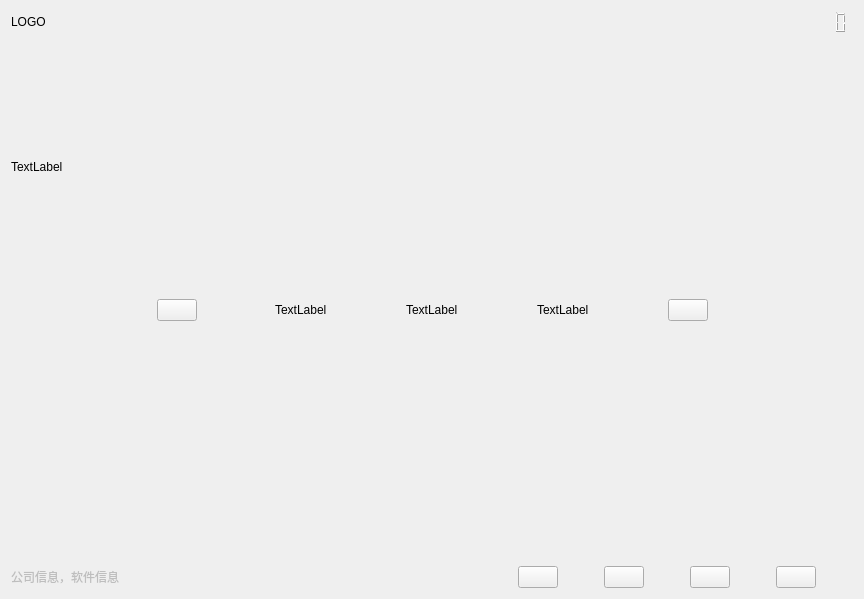
<?xml version="1.0" encoding="UTF-8"?>
<ui version="4.0">
 <class>LoginWidget</class>
 <widget class="QWidget" name="LoginWidget">
  <property name="geometry">
   <rect>
    <x>0</x>
    <y>0</y>
    <width>864</width>
    <height>599</height>
   </rect>
  </property>
  <property name="windowTitle">
   <string>LoginWidget</string>
  </property>
  <layout class="QGridLayout" name="gridLayout">
   <item row="4" column="0">
    <layout class="QHBoxLayout" name="horizontalLayout_2">
     <item>
      <spacer name="horizontalSpacer_5">
       <property name="orientation">
        <enum>Qt::Horizontal</enum>
       </property>
       <property name="sizeHint" stdset="0">
        <size>
         <width>40</width>
         <height>20</height>
        </size>
       </property>
      </spacer>
     </item>
     <item>
      <spacer name="horizontalSpacer_11">
       <property name="orientation">
        <enum>Qt::Horizontal</enum>
       </property>
       <property name="sizeHint" stdset="0">
        <size>
         <width>40</width>
         <height>20</height>
        </size>
       </property>
      </spacer>
     </item>
     <item>
      <widget class="QPushButton" name="LeftpushButton">
       <property name="text">
        <string/>
       </property>
      </widget>
     </item>
     <item>
      <spacer name="horizontalSpacer_7">
       <property name="orientation">
        <enum>Qt::Horizontal</enum>
       </property>
       <property name="sizeHint" stdset="0">
        <size>
         <width>40</width>
         <height>20</height>
        </size>
       </property>
      </spacer>
     </item>
     <item>
      <widget class="QLabel" name="label">
       <property name="text">
        <string>TextLabel</string>
       </property>
      </widget>
     </item>
     <item>
      <spacer name="horizontalSpacer_9">
       <property name="orientation">
        <enum>Qt::Horizontal</enum>
       </property>
       <property name="sizeHint" stdset="0">
        <size>
         <width>40</width>
         <height>20</height>
        </size>
       </property>
      </spacer>
     </item>
     <item>
      <widget class="QLabel" name="label_2">
       <property name="text">
        <string>TextLabel</string>
       </property>
      </widget>
     </item>
     <item>
      <spacer name="horizontalSpacer_10">
       <property name="orientation">
        <enum>Qt::Horizontal</enum>
       </property>
       <property name="sizeHint" stdset="0">
        <size>
         <width>40</width>
         <height>20</height>
        </size>
       </property>
      </spacer>
     </item>
     <item>
      <widget class="QLabel" name="label_3">
       <property name="text">
        <string>TextLabel</string>
       </property>
      </widget>
     </item>
     <item>
      <spacer name="horizontalSpacer_8">
       <property name="orientation">
        <enum>Qt::Horizontal</enum>
       </property>
       <property name="sizeHint" stdset="0">
        <size>
         <width>40</width>
         <height>20</height>
        </size>
       </property>
      </spacer>
     </item>
     <item>
      <widget class="QPushButton" name="RightpushButton">
       <property name="text">
        <string/>
       </property>
      </widget>
     </item>
     <item>
      <spacer name="horizontalSpacer_6">
       <property name="orientation">
        <enum>Qt::Horizontal</enum>
       </property>
       <property name="sizeHint" stdset="0">
        <size>
         <width>40</width>
         <height>20</height>
        </size>
       </property>
      </spacer>
     </item>
     <item>
      <spacer name="horizontalSpacer_12">
       <property name="orientation">
        <enum>Qt::Horizontal</enum>
       </property>
       <property name="sizeHint" stdset="0">
        <size>
         <width>40</width>
         <height>20</height>
        </size>
       </property>
      </spacer>
     </item>
    </layout>
   </item>
   <item row="1" column="0">
    <spacer name="verticalSpacer_2">
     <property name="orientation">
      <enum>Qt::Vertical</enum>
     </property>
     <property name="sizeHint" stdset="0">
      <size>
       <width>20</width>
       <height>40</height>
      </size>
     </property>
    </spacer>
   </item>
   <item row="3" column="0">
    <spacer name="verticalSpacer_3">
     <property name="orientation">
      <enum>Qt::Vertical</enum>
     </property>
     <property name="sizeHint" stdset="0">
      <size>
       <width>20</width>
       <height>40</height>
      </size>
     </property>
    </spacer>
   </item>
   <item row="2" column="0">
    <widget class="QLabel" name="label_Logo">
     <property name="text">
      <string>TextLabel</string>
     </property>
    </widget>
   </item>
   <item row="7" column="0">
    <layout class="QHBoxLayout" name="horizontalLayout_5">
     <item>
      <widget class="QLabel" name="Informationlabel">
       <property name="enabled">
        <bool>false</bool>
       </property>
       <property name="text">
        <string>公司信息，软件信息</string>
       </property>
      </widget>
     </item>
     <item>
      <spacer name="horizontalSpacer_30">
       <property name="orientation">
        <enum>Qt::Horizontal</enum>
       </property>
       <property name="sizeHint" stdset="0">
        <size>
         <width>40</width>
         <height>20</height>
        </size>
       </property>
      </spacer>
     </item>
     <item>
      <spacer name="horizontalSpacer_17">
       <property name="orientation">
        <enum>Qt::Horizontal</enum>
       </property>
       <property name="sizeHint" stdset="0">
        <size>
         <width>40</width>
         <height>20</height>
        </size>
       </property>
      </spacer>
     </item>
     <item>
      <spacer name="horizontalSpacer_16">
       <property name="orientation">
        <enum>Qt::Horizontal</enum>
       </property>
       <property name="sizeHint" stdset="0">
        <size>
         <width>40</width>
         <height>20</height>
        </size>
       </property>
      </spacer>
     </item>
     <item>
      <layout class="QHBoxLayout" name="horizontalLayout_4">
       <item>
        <widget class="QPushButton" name="ServerManpushButton">
         <property name="text">
          <string/>
         </property>
        </widget>
       </item>
       <item>
        <spacer name="horizontalSpacer_2">
         <property name="orientation">
          <enum>Qt::Horizontal</enum>
         </property>
         <property name="sizeHint" stdset="0">
          <size>
           <width>40</width>
           <height>20</height>
          </size>
         </property>
        </spacer>
       </item>
       <item>
        <widget class="QPushButton" name="InformationpushButton">
         <property name="text">
          <string/>
         </property>
        </widget>
       </item>
       <item>
        <spacer name="horizontalSpacer_13">
         <property name="orientation">
          <enum>Qt::Horizontal</enum>
         </property>
         <property name="sizeHint" stdset="0">
          <size>
           <width>40</width>
           <height>20</height>
          </size>
         </property>
        </spacer>
       </item>
       <item>
        <widget class="QPushButton" name="SetpushButton">
         <property name="text">
          <string/>
         </property>
        </widget>
       </item>
       <item>
        <spacer name="horizontalSpacer_14">
         <property name="orientation">
          <enum>Qt::Horizontal</enum>
         </property>
         <property name="sizeHint" stdset="0">
          <size>
           <width>40</width>
           <height>20</height>
          </size>
         </property>
        </spacer>
       </item>
       <item>
        <widget class="QPushButton" name="ShutdownpushButton">
         <property name="text">
          <string/>
         </property>
        </widget>
       </item>
       <item>
        <spacer name="horizontalSpacer_15">
         <property name="orientation">
          <enum>Qt::Horizontal</enum>
         </property>
         <property name="sizeHint" stdset="0">
          <size>
           <width>37</width>
           <height>17</height>
          </size>
         </property>
        </spacer>
       </item>
      </layout>
     </item>
    </layout>
   </item>
   <item row="0" column="0">
    <layout class="QHBoxLayout" name="horizontalLayout">
     <item>
      <widget class="QLabel" name="Logolabel">
       <property name="sizePolicy">
        <sizepolicy hsizetype="Preferred" vsizetype="Fixed">
         <horstretch>0</horstretch>
         <verstretch>0</verstretch>
        </sizepolicy>
       </property>
       <property name="text">
        <string>LOGO</string>
       </property>
      </widget>
     </item>
     <item>
      <spacer name="horizontalSpacer">
       <property name="orientation">
        <enum>Qt::Horizontal</enum>
       </property>
       <property name="sizeHint" stdset="0">
        <size>
         <width>13</width>
         <height>20</height>
        </size>
       </property>
      </spacer>
     </item>
     <item>
      <widget class="QLCDNumber" name="TimeLcdNumber">
       <property name="sizePolicy">
        <sizepolicy hsizetype="Fixed" vsizetype="Fixed">
         <horstretch>0</horstretch>
         <verstretch>0</verstretch>
        </sizepolicy>
       </property>
       <property name="frameShape">
        <enum>QFrame::NoFrame</enum>
       </property>
      </widget>
     </item>
    </layout>
   </item>
   <item row="5" column="0">
    <spacer name="verticalSpacer">
     <property name="orientation">
      <enum>Qt::Vertical</enum>
     </property>
     <property name="sizeHint" stdset="0">
      <size>
       <width>20</width>
       <height>40</height>
      </size>
     </property>
    </spacer>
   </item>
   <item row="6" column="0">
    <spacer name="verticalSpacer_4">
     <property name="orientation">
      <enum>Qt::Vertical</enum>
     </property>
     <property name="sizeHint" stdset="0">
      <size>
       <width>20</width>
       <height>40</height>
      </size>
     </property>
    </spacer>
   </item>
  </layout>
  <zorder></zorder>
  <zorder>label_Logo</zorder>
  <zorder>verticalSpacer</zorder>
  <zorder>verticalSpacer_2</zorder>
  <zorder>verticalSpacer_3</zorder>
  <zorder>verticalSpacer_4</zorder>
  <zorder></zorder>
 </widget>
 <layoutdefault spacing="6" margin="11"/>
 <resources/>
 <connections/>
</ui>
